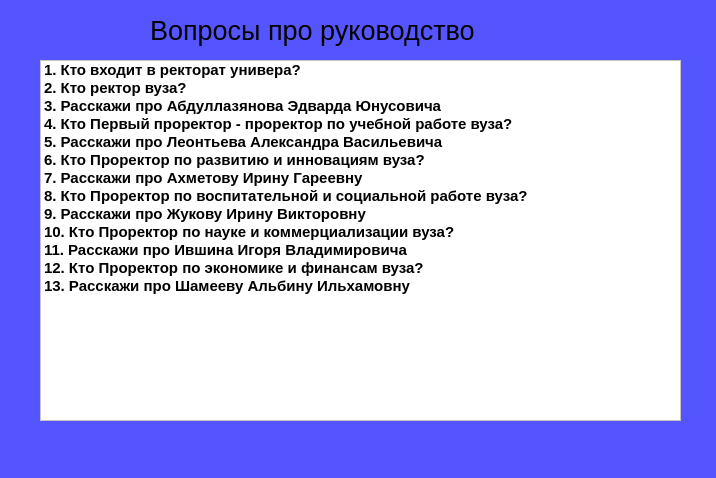
<?xml version="1.0" encoding="UTF-8"?>
<ui version="4.0">
 <class>Rukovodstvo</class>
 <widget class="QMainWindow" name="Rukovodstvo">
  <property name="geometry">
   <rect>
    <x>0</x>
    <y>0</y>
    <width>716</width>
    <height>478</height>
   </rect>
  </property>
  <property name="windowTitle">
   <string>MainWindow</string>
  </property>
  <property name="styleSheet">
   <string notr="true">background-color:rgb(85, 85, 255);</string>
  </property>
  <widget class="QWidget" name="centralwidget">
   <widget class="QLabel" name="label">
    <property name="geometry">
     <rect>
      <x>150</x>
      <y>10</y>
      <width>411</width>
      <height>41</height>
     </rect>
    </property>
    <property name="font">
     <font>
      <pointsize>20</pointsize>
      <weight>50</weight>
      <italic>false</italic>
      <bold>false</bold>
      <strikeout>false</strikeout>
      <kerning>true</kerning>
     </font>
    </property>
    <property name="text">
     <string>Вопросы про руководство</string>
    </property>
   </widget>
   <widget class="QListWidget" name="listWidget">
    <property name="geometry">
     <rect>
      <x>40</x>
      <y>60</y>
      <width>641</width>
      <height>361</height>
     </rect>
    </property>
    <property name="font">
     <font>
      <pointsize>11</pointsize>
      <weight>75</weight>
      <bold>true</bold>
     </font>
    </property>
    <property name="styleSheet">
     <string notr="true">background-color: rgb(255, 255, 255);</string>
    </property>
    <item>
     <property name="text">
      <string>1. Кто входит в ректорат универа?</string>
     </property>
    </item>
    <item>
     <property name="text">
      <string>2. Кто ректор вуза?</string>
     </property>
    </item>
    <item>
     <property name="text">
      <string>3. Расскажи про Абдуллазянова Эдварда Юнусовича</string>
     </property>
    </item>
    <item>
     <property name="text">
      <string>4. Кто Первый проректор - проректор по учебной работе вуза?</string>
     </property>
    </item>
    <item>
     <property name="text">
      <string>5. Расскажи про Леонтьева Александра Васильевича</string>
     </property>
    </item>
    <item>
     <property name="text">
      <string>6. Кто Проректор по развитию и инновациям вуза?</string>
     </property>
    </item>
    <item>
     <property name="text">
      <string>7. Расскажи про Ахметову Ирину Гареевну</string>
     </property>
    </item>
    <item>
     <property name="text">
      <string>8. Кто Проректор по воспитательной и социальной работе вуза?</string>
     </property>
    </item>
    <item>
     <property name="text">
      <string>9. Расскажи про Жукову Ирину Викторовну</string>
     </property>
    </item>
    <item>
     <property name="text">
      <string>10. Кто Проректор по науке и коммерциализации вуза?</string>
     </property>
    </item>
    <item>
     <property name="text">
      <string>11. Расскажи про Ившина Игоря Владимировича</string>
     </property>
    </item>
    <item>
     <property name="text">
      <string>12. Кто Проректор по экономике и финансам вуза?</string>
     </property>
    </item>
    <item>
     <property name="text">
      <string>13. Расскажи про Шамееву Альбину Ильхамовну</string>
     </property>
    </item>
   </widget>
  </widget>
  <widget class="QStatusBar" name="statusbar"/>
 </widget>
 <resources/>
 <connections/>
</ui>
